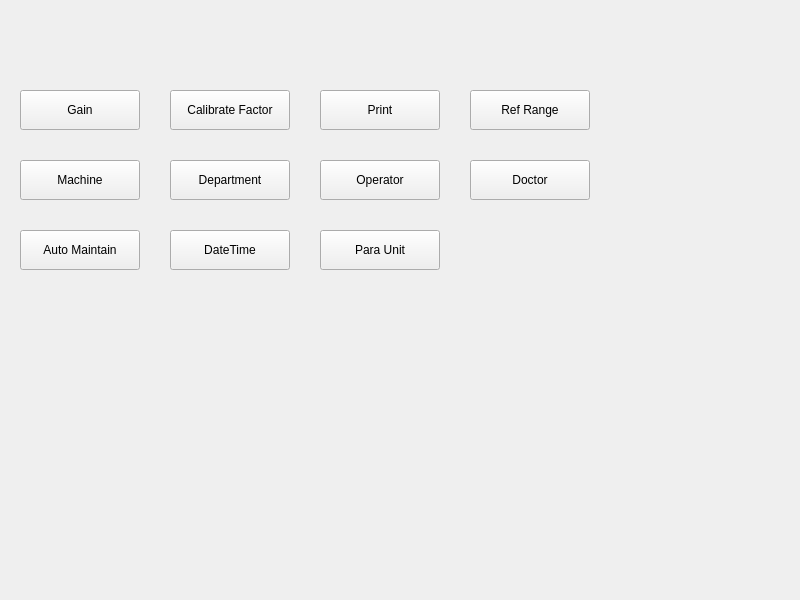
<?xml version="1.0" encoding="UTF-8"?>
<ui version="4.0">
 <class>SetupWin</class>
 <widget class="QWidget" name="SetupWin">
  <property name="geometry">
   <rect>
    <x>0</x>
    <y>0</y>
    <width>800</width>
    <height>600</height>
   </rect>
  </property>
  <property name="windowTitle">
   <string>SetupWin</string>
  </property>
  <widget class="QPushButton" name="pbGain">
   <property name="geometry">
    <rect>
     <x>20</x>
     <y>90</y>
     <width>120</width>
     <height>40</height>
    </rect>
   </property>
   <property name="text">
    <string>Gain</string>
   </property>
  </widget>
  <widget class="QPushButton" name="pbDateTime">
   <property name="geometry">
    <rect>
     <x>170</x>
     <y>230</y>
     <width>120</width>
     <height>40</height>
    </rect>
   </property>
   <property name="text">
    <string>DateTime</string>
   </property>
  </widget>
  <widget class="QPushButton" name="pbRefRange">
   <property name="geometry">
    <rect>
     <x>470</x>
     <y>90</y>
     <width>120</width>
     <height>40</height>
    </rect>
   </property>
   <property name="text">
    <string>Ref Range</string>
   </property>
  </widget>
  <widget class="QPushButton" name="pbPrint">
   <property name="geometry">
    <rect>
     <x>320</x>
     <y>90</y>
     <width>120</width>
     <height>40</height>
    </rect>
   </property>
   <property name="text">
    <string>Print</string>
   </property>
  </widget>
  <widget class="QPushButton" name="pbParaUnit">
   <property name="geometry">
    <rect>
     <x>320</x>
     <y>230</y>
     <width>120</width>
     <height>40</height>
    </rect>
   </property>
   <property name="text">
    <string>Para Unit</string>
   </property>
  </widget>
  <widget class="QPushButton" name="pbAutoMaintain">
   <property name="geometry">
    <rect>
     <x>20</x>
     <y>230</y>
     <width>120</width>
     <height>40</height>
    </rect>
   </property>
   <property name="text">
    <string>Auto Maintain</string>
   </property>
  </widget>
  <widget class="QPushButton" name="pbDepartment">
   <property name="geometry">
    <rect>
     <x>170</x>
     <y>160</y>
     <width>120</width>
     <height>40</height>
    </rect>
   </property>
   <property name="text">
    <string>Department</string>
   </property>
  </widget>
  <widget class="QPushButton" name="pbOperator">
   <property name="geometry">
    <rect>
     <x>320</x>
     <y>160</y>
     <width>120</width>
     <height>40</height>
    </rect>
   </property>
   <property name="text">
    <string>Operator</string>
   </property>
  </widget>
  <widget class="QPushButton" name="pbDoctor">
   <property name="geometry">
    <rect>
     <x>470</x>
     <y>160</y>
     <width>120</width>
     <height>40</height>
    </rect>
   </property>
   <property name="text">
    <string>Doctor</string>
   </property>
  </widget>
  <widget class="QPushButton" name="pbMachine">
   <property name="geometry">
    <rect>
     <x>20</x>
     <y>160</y>
     <width>120</width>
     <height>40</height>
    </rect>
   </property>
   <property name="text">
    <string>Machine</string>
   </property>
  </widget>
  <widget class="QPushButton" name="pbCalFactor">
   <property name="geometry">
    <rect>
     <x>170</x>
     <y>90</y>
     <width>120</width>
     <height>40</height>
    </rect>
   </property>
   <property name="text">
    <string>Calibrate Factor</string>
   </property>
  </widget>
 </widget>
 <layoutdefault spacing="6" margin="11"/>
 <resources/>
 <connections/>
</ui>
